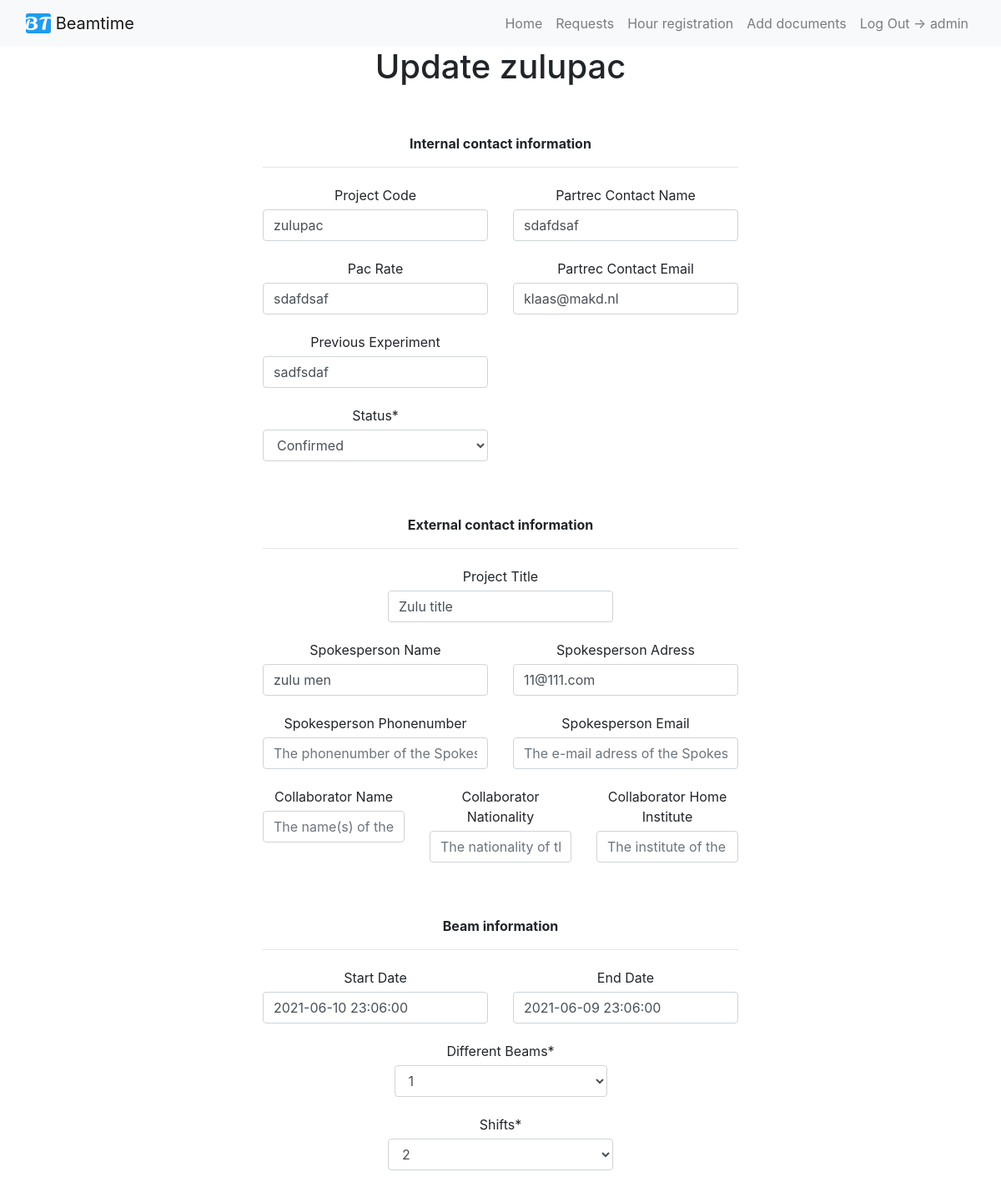
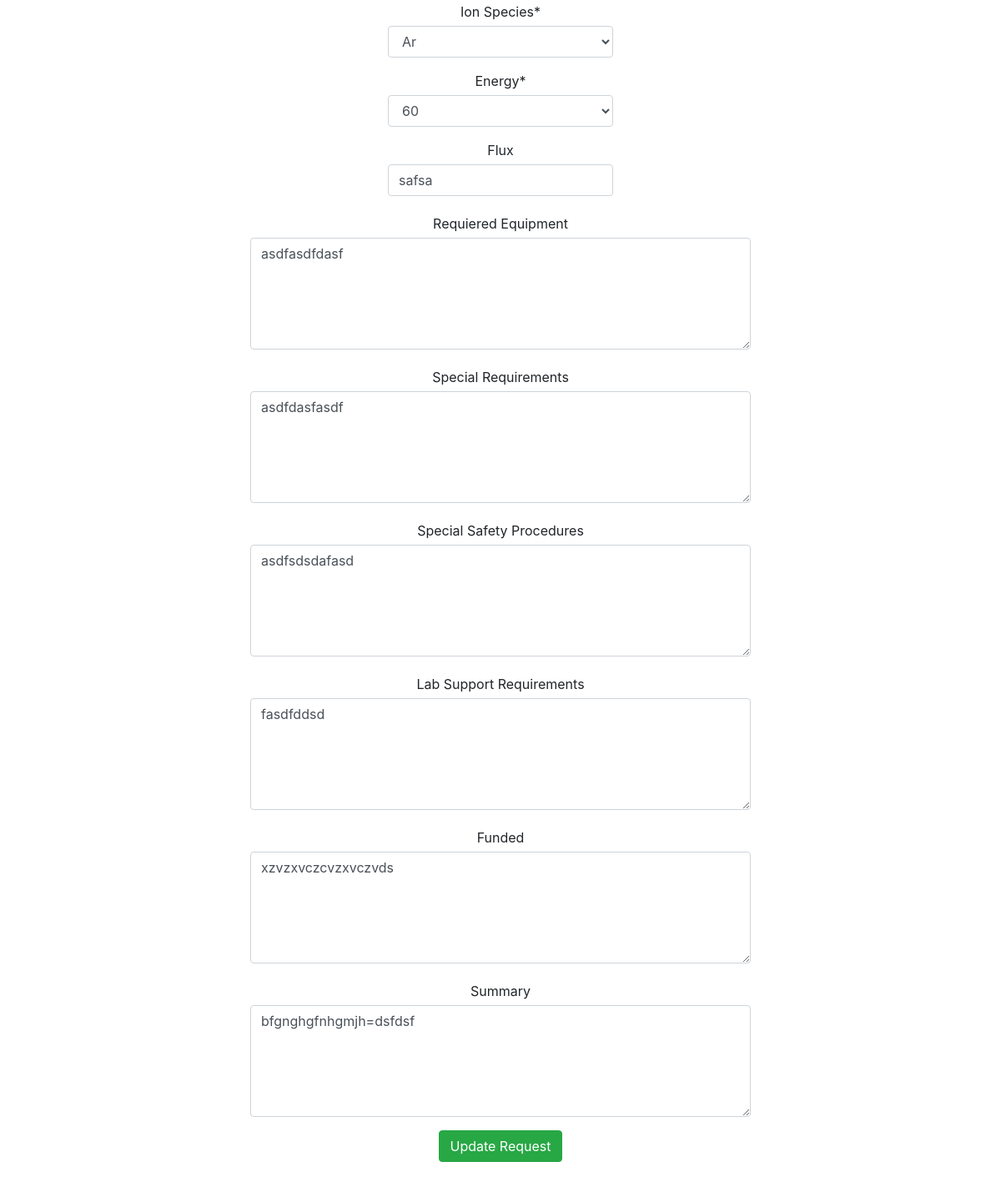
The app's page /beamrequest/zulupac/update/ (signed in) with its own data (2 pictures, top to bottom).
### beamrequest/models.py (models this page shows, shortened)
class CreateBeamRequestModel(models.Model):
	SELECT		= 'Select'
	REQUEST		= 'Request'
	TENTATIVE	= 'Tentavive'
	ACCEPTED	= 'Accepted'
	CONFIRMED	= 'Confirmed'
	CANCELLED	= 'Cancelled'
	COMPLETED	= 'Completed'
	QUEUED		= 'Queued'
	STATUS_CHOICES = [
		(SELECT, ('Select an option')),
		(REQUEST, ('Request')),
		(TENTATIVE, ('Tentative')),
		(ACCEPTED,  ('Accepted')),
		(CONFIRMED, ('Confirmed')),
		(CANCELLED, ('Cancelled')),
		(COMPLETED, ('Completed')),
		(QUEUED, ('Queued')),
	]
	DIFBEAMS_CHOICES = [tuple([x,x]) for x in range(1,5)]
	SHIFTS_CHOICES = [tuple([x,x]) for x in range(1,17)]
	Project_Code = models.CharField(unique=True, max_length=20, blank = True)
	Pac_Rate = models.CharField(max_length=10, blank = True)
	Partrec_Contact_Name = models.CharField(max_length=50, blank = True)
	Partrec_Contact_Email = models.EmailField(blank = True)
	Previous_Experiment = models.CharField(max_length=200, blank = True)
	Status = models.CharField(max_length=25, choices=STATUS_CHOICES, default='SELECT')
	Project_Title = models.CharField(max_length=100, blank = True)
	Spokesperson_Name = models.CharField(max_length=50, blank = True)
	Spokesperson_Adress = models.CharField(max_length=50, blank = True)
	Spokesperson_Phonenumber = models.CharField(max_length=20, blank = True)
	Spokesperson_Email = models.EmailField(blank = True)
	Collaborator_Name = models.TextField(blank = True)
	Collaborator_Nationality = models.TextField(blank = True)
	Collaborator_Home_Institute = models.TextField(blank = True)
	Different_Beams = models.IntegerField(choices=DIFBEAMS_CHOICES, default='1')
	Shifts = models.IntegerField(choices=SHIFTS_CHOICES, default='1')
	Ion_Species = models.ForeignKey(IonSpecies, on_delete=models.CASCADE)
	Energy = ChainedForeignKey(Energys, chained_field="Ion_Species", chained_model_field="Ion_Species",	show_all=False,	auto_choose=True)
	Flux = models.CharField(max_length=50, blank = True, null = True)
	Start_Date = models.DateTimeField(blank = True, null=True)
	End_Date = models.DateTimeField(blank = True, null=True)
	Requiered_Equipment = models.TextField(blank = True)
	Special_Requirements = models.TextField(blank = True)
	Special_Safety_Procedures = models.TextField(blank = True)
	Lab_Support_Requirements = models.TextField(blank = True)
	Funded = models.TextField(blank = True)
	Summary = models.TextField(blank = True)

### beamrequest/views.py (the view)
# urls.py: path('<str:Project_Code>/update/', beam_request_update_page, name='update'),
@staff_member_required
def beam_request_update_page(request, Project_Code):
    obj = get_object_or_404(CreateBeamRequestModel, Project_Code = Project_Code)
    form = CreateBeamRequestForm(request.POST or None, instance=obj)
    if form.is_valid():
        print(form.cleaned_data)
        form.save()
        return redirect('/beamrequest/home/')
    template_name = 'request/update.html'
    context = {"title": f"Update {obj.Project_Code}", 'form': form }
    return render(request, template_name, context)

### beamrequest/models.py (called while the page is built)
	def __str__(self):
		return self.Name

	def __str__(self):
		return self.Name

### templates/request/update.html (shortened to what this page needs)
{% extends 'base.html' %}
{% load crispy_forms_tags %}
{% block content %}
	<form method="post" novalidate>
		<br><br>
		<b>Internal contact information</b>
		<hr class="divider"></hr>
		<div class="row">
			<div class="col-6">
			 {{ form.Project_Code|as_crispy_field }}
			</div>
			<div class="col-6">
			 {{ form.Partrec_Contact_Name|as_crispy_field }}
		 </div>
		</div>
		<div class="row">
			<div class="col-6">
			 {{ form.Pac_Rate|as_crispy_field }}
			</div>
			<div class="col-6">
			 {{ form.Partrec_Contact_Email|as_crispy_field }}
		 </div>
		</div>
		<div class="row">
			<div class="col-6">
			 {{ form.Previous_Experiment|as_crispy_field }}
			</div>
			<div class="col-6">
		 </div>
		</div>
		<div class="row">
			<div class="col-6">
			 {{ form.Status|as_crispy_field }}
			</div>
			<div class="col-6">
		 </div>
		</div>
		<br><br>
		<b>External contact information</b>
		<hr class="divider"></hr>
		<div class="row justify-content-center">
		 <div class="col-6">
			{{ form.Project_Title|as_crispy_field }}
		 </div>
		</div>
		<div class="row">
		 <div class="col-6">
			{{ form.Spokesperson_Name|as_crispy_field }}
		 </div>
		 <div class="col-6">
			{{ form.Spokesperson_Adress|as_crispy_field }}
		 </div>
		</div>
		<div class="row">
		 <div class="col-6">
			{{ form.Spokesperson_Phonenumber|as_crispy_field }}
		 </div>
		 <div class="col-6">
			{{ form.Spokesperson_Email|as_crispy_field }}
		 </div>
		</div>
		<div class="row">
		 <div class="col-4">
			{{ form.Collaborator_Name|as_crispy_field }}
		 </div>
		 <div class="col-4">
			{{ form.Collaborator_Nationality|as_crispy_field }}
		 </div>
		 <div class="col-4">
			{{ form.Collaborator_Home_Institute|as_crispy_field }}
		 </div>
		</div>
		 <br><br>
		 <b>Beam information</b>
		 <hr class="divider"></hr>
		<div class="row">
			<div class="col-6">
			 {{ form.Start_Date|as_crispy_field }}
			</div>
		  <div class="col-6">
				{{ form.End_Date|as_crispy_field }}
			</div>
		</div>
		<div class="justify-content-center">
			<div class="col-6">
  			{{ form.Different_Beams|as_crispy_field }}
 			</div>
		</div>
		<div class="row justify-content-center">
			<div class="col-6">
	  		{{ form.Shifts|as_crispy_field }}
		  	{{ form.Ion_Species|as_crispy_field }}
			  {{ form.Energy|as_crispy_field }}
			  {{ form.Flux|as_crispy_field }}
			</div>
		</div>
		<div class="row justify-content-center">
		  {{ form.Requiered_Equipment|as_crispy_field }}
		  {{ form.Special_Requirements|as_crispy_field }}
		  {{ form.Special_Safety_Procedures|as_crispy_field }}
		  {{ form.Lab_Support_Requirements|as_crispy_field }}
		  {{ form.Funded|as_crispy_field }}
		  {{ form.Summary|as_crispy_field }}
		</div>
		<div class="row justify-content-center">
			<button type="submit" class="btn btn-success">Update Request</button>
		</div>
	</form>
<br>
{% endblock %}

### templates/navbar_main.html (shortened to what this page needs)
{% load static %}
<nav class="navbar navbar-expand-lg navbar-light bg-light">
  <div class="container-fluid">
    <a class="navbar-brand">
     <img src="{% static '/img/favicon.ico' %}" alt="" width="30" height="24" class="d-inline-block align-text-top">
     Beamtime
    </a>
    <div class="collapse navbar-collapse" id="navbarSupportedContent">
      <ul class="navbar-nav me-auto mb-2 mb-lg-0 ml-auto">
        <li class="nav-item">
          <a class="nav-link" href="/">Home</a>
        </li>
        {% if user.is_authenticated %}
          <li class="nav-item">
            <a class="nav-link" href="/beamrequest/home">Requests</a>
          </li>
          <li class="nav-item">
            <a class="nav-link" href="/hours/home">Hour registration</a>
          </li>
          <li class="nav-item">
            <a class="nav-link" href="/documentation/home">Add documents</a>
          </li>
          <li class="nav-item">
            <a class="nav-link" href="{% url 'logout' %}">Log Out -> {{ user.username }}</a>
          </li>
        </ul>
        {% else %}
          <li class="nav-item">
            <a class="nav-link" href="{% url 'login' %}">Log In</a>
          </li>
        {% endif %}
    </div>
  </div>
</nav>

### static/css/style.css (style rules this page uses)
label { display: block; margin: 5px 0; }

### records on screen
CreateBeamRequestModel: Project_Code "zulupac", Partrec_Contact_Name "sdafdsaf", Pac_Rate "sdafdsaf", Partrec_Contact_Email "klaas@makd.nl", Previous_Experiment "sadfsdaf", Status "Confirmed", Project_Title "Zulu title", Spokesperson_Name "zulu men", Spokesperson_Adress "11@111.com", Start_Date "2021-06-10 23:06:00", End_Date "2021-06-09 23:06:00", Different_Beams "1", Shifts "2", Ion_Species "Ar", Energy "60", Flux "safsa", Requiered_Equipment "asdfasdfdasf", Special_Requirements "asdfdasfasdf", Special_Safety_Procedures "asdfsdsdafasd", Lab_Support_Requirements "fasdfddsd", Funded "xzvzxvczcvzxvczvds", Summary "bfgnghgfnhgmjh=dsfdsf"

### other values on screen
{{ user.username }} "admin"
{{ title }} "Update zulupac"
